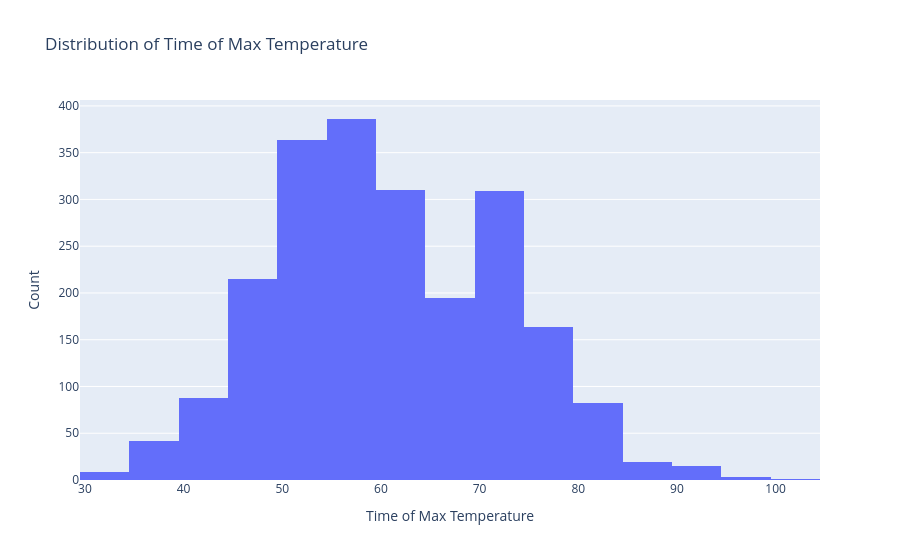

Notebook code cell kept with this figure:
### Code cell
fig = px.histogram(df.set_index(['time_max']), x='max_temp',
                   labels = df['time_max'], nbins=24, title='Distribution of Time of Max Temperature')
fig.update_layout(xaxis_title='Time of Max Temperature', yaxis_title='Count')

### Figure 1 — Plotly figure (JSON) as saved in the notebook; plotly's stock layout.template omitted (floating-point values rounded to 4 significant figures; data arrays with more than 128 entries replaced by an {"elided": "..."} marker saying what was removed)
{"data": [{"bingroup": "x", "hovertemplate": "max_temp=%{x}<br>count=%{y}<extra></extra>", "legendgroup": "", "marker": {"color": "#636efa", "pattern": {"shape": ""}}, "name": "", "nbinsx": 24, "orientation": "v", "showlegend": false, "type": "histogram", "x": {"elided": "2202 float values"}, "xaxis": "x", "yaxis": "y"}], "layout": {"barmode": "relative", "legend": {"tracegroupgap": 0}, "title": {"text": "Distribution of Time of Max Temperature"}, "xaxis": {"anchor": "y", "domain": [0, 1], "title": {"text": "Time of Max Temperature"}}, "yaxis": {"anchor": "x", "domain": [0, 1], "title": {"text": "Count"}}}}
